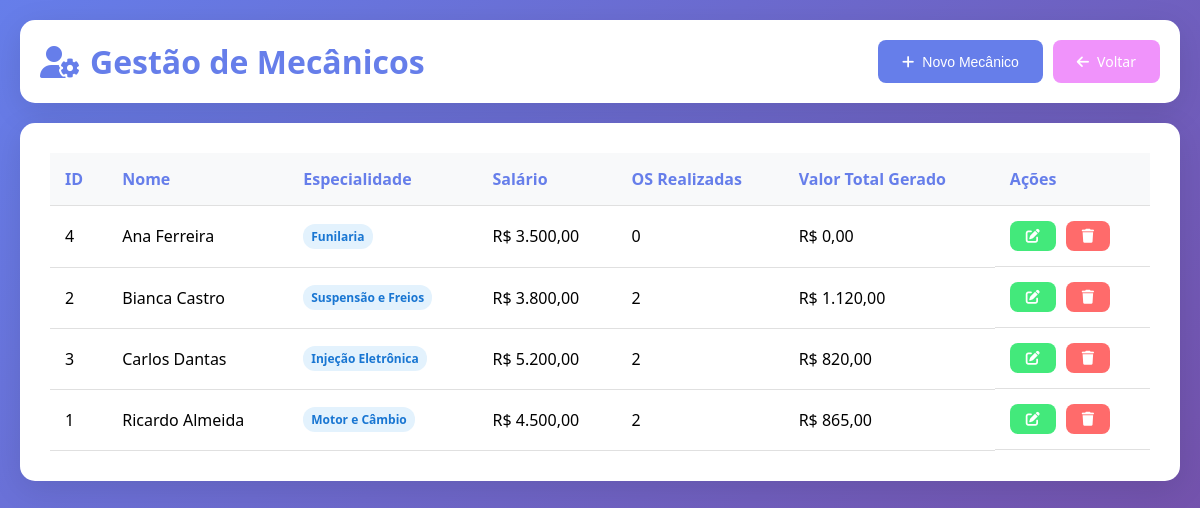
The page /somativa2/php/mecanicos.php on the database its author committed.
### tables this page shows
CREATE TABLE `mecanico` (
  `id_mecanico` int NOT NULL AUTO_INCREMENT,
  `nome` varchar(100) NOT NULL,
  `especialidade` varchar(50) DEFAULT NULL,
  `salario` decimal(10,2) DEFAULT NULL,
  PRIMARY KEY (`id_mecanico`)
);

### somativa2/php/mecanicos.php (the view, shortened to what this page needs)
<?php
require_once 'config.php';
$mecanicos = $pdo->query("
    SELECT m.*,
           COUNT(DISTINCT e.id_os) as total_os,
           COALESCE(SUM(os.valor_total), 0) as valor_total_os
    FROM Mecanico m
    LEFT JOIN Executa e ON m.id_mecanico = e.id_mecanico
    LEFT JOIN Ordem_Servico os ON e.id_os = os.id_os
    GROUP BY m.id_mecanico
    ORDER BY m.nome
")->fetchAll();
?>
<!DOCTYPE html>
<html lang="pt-BR">
<head>
    <link href="https://cdnjs.cloudflare.com/ajax/libs/font-awesome/6.4.0/css/all.min.css" rel="stylesheet">
</head>
<body>
    <div class="container">
        <div class="header">
            <h1><i class="fas fa-user-cog"></i> Gestão de Mecânicos</h1>
            <div style="display: flex; gap: 10px;">
                <button onclick="openModal()" class="btn btn-primary">
                    <i class="fas fa-plus"></i> Novo Mecânico
                </button>
                <a href="index.php" class="btn btn-back">
                    <i class="fas fa-arrow-left"></i> Voltar
                </a>
            </div>
        </div>
        <div class="card">
            <table>
                <thead>
                    <tr>
                        <th>ID</th>
                        <th>Nome</th>
                        <th>Especialidade</th>
                        <th>Salário</th>
                        <th>OS Realizadas</th>
                        <th>Valor Total Gerado</th>
                        <th>Ações</th>
                    </tr>
                </thead>
                <tbody>
                    <?php foreach ($mecanicos as $mecanico): ?>
                    <tr>
                        <td><?php echo $mecanico['id_mecanico']; ?></td>
                        <td><?php echo htmlspecialchars($mecanico['nome']); ?></td>
                        <td>
                            <?php if ($mecanico['especialidade']): ?>
                                <span class="badge"><?php echo htmlspecialchars($mecanico['especialidade']); ?></span>
                            <?php else: ?>
                                <span style="color: #999;">Não informado</span>
                            <?php endif; ?>
                        </td>
                        <td>R$ <?php echo number_format($mecanico['salario'], 2, ',', '.'); ?></td>
                        <td><?php echo $mecanico['total_os']; ?></td>
                        <td>R$ <?php echo number_format($mecanico['valor_total_os'], 2, ',', '.'); ?></td>
                        <td class="actions">
                            <button onclick='editMecanico(<?php echo json_encode($mecanico); ?>)' class="btn btn-success">
                                <i class="fas fa-edit"></i>
                            </button>
                            <form method="POST" style="display: inline;" onsubmit="return confirm('Deseja excluir este mecânico?')">
                                <button type="submit" class="btn btn-danger">
                                    <i class="fas fa-trash"></i>
                                </button>
                            </form>
                        </td>
                    </tr>
                    <?php endforeach; ?>
                </tbody>
            </table>
        </div>
    </div>
</body>
</html>

### somativa2/php/mecanicos.php (style rules this page uses)
* { margin: 0; padding: 0; box-sizing: border-box; }
body { font-family: 'Segoe UI', Tahoma, Geneva, Verdana, sans-serif; background: linear-gradient(135deg, #667eea 0%, #764ba2 100%); min-height: 100vh; padding: 20px; }
.container { max-width: 1400px; margin: 0 auto; }
.header { background: white; padding: 20px; border-radius: 15px; margin-bottom: 20px; display: flex; justify-content: space-between; align-items: center; box-shadow: 0 8px 32px rgba(0, 0, 0, 0.1); }
h1 { color: #667eea; display: flex; align-items: center; gap: 10px; }
.btn { padding: 12px 24px; border: none; border-radius: 8px; cursor: pointer; font-size: 14px; transition: all 0.3s; text-decoration: none; display: inline-flex; align-items: center; gap: 8px; }
.btn-primary { background: #667eea; color: white; }
.btn-success { background: #43e97b; color: white; padding: 8px 16px; }
.btn-danger { background: #ff6b6b; color: white; padding: 8px 16px; }
.btn-back { background: #f093fb; color: white; }
.card { background: white; padding: 30px; border-radius: 15px; box-shadow: 0 8px 32px rgba(0, 0, 0, 0.1); margin-bottom: 20px; }
table { width: 100%; border-collapse: collapse; }
th, td { padding: 15px; text-align: left; border-bottom: 1px solid #e0e0e0; }
th { background: #f8f9fa; color: #667eea; font-weight: 600; }
.actions { display: flex; gap: 10px; }
.badge { display: inline-block; padding: 4px 8px; border-radius: 12px; font-size: 12px; font-weight: 600; background: #e3f2fd; color: #1976d2; }

### rows shown on the page
mecanico: id_mecanico "4", nome "Ana Ferreira", especialidade "Funilaria", salario "3.500,00", total_os "0", valor_total_os "0,00"
mecanico: id_mecanico "2", nome "Bianca Castro", especialidade "Suspensão e Freios", salario "3.800,00", total_os "2", valor_total_os "1.120,00"
mecanico: id_mecanico "3", nome "Carlos Dantas", especialidade "Injeção Eletrônica", salario "5.200,00", total_os "2", valor_total_os "820,00"
mecanico: id_mecanico "1", nome "Ricardo Almeida", especialidade "Motor e Câmbio", salario "4.500,00", total_os "2", valor_total_os "865,00"
